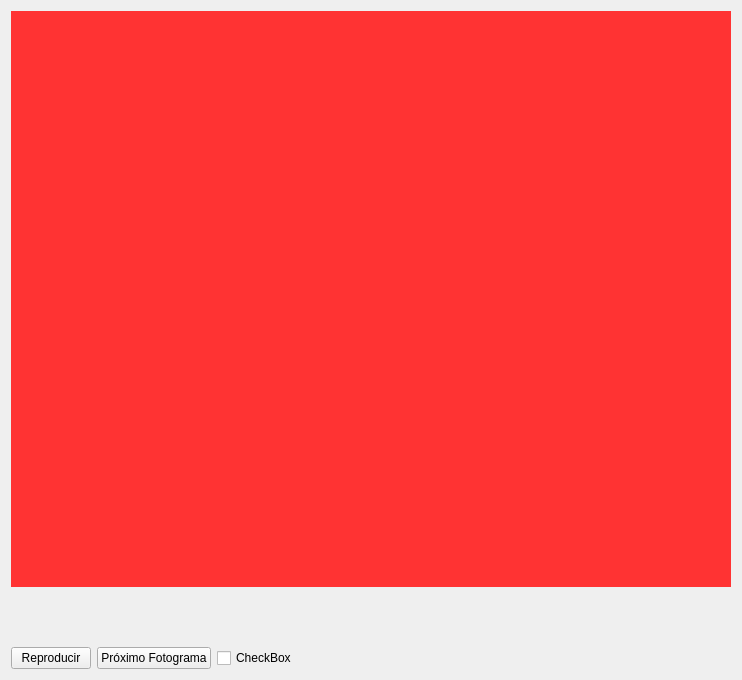
<?xml version="1.0" encoding="UTF-8"?>
<ui version="4.0">
 <class>FormProcesadorDeVideo</class>
 <widget class="QWidget" name="FormProcesadorDeVideo">
  <property name="geometry">
   <rect>
    <x>0</x>
    <y>0</y>
    <width>738</width>
    <height>680</height>
   </rect>
  </property>
  <property name="windowTitle">
   <string>Form</string>
  </property>
  <layout class="QVBoxLayout" name="verticalLayout">
   <item>
    <widget class="QWidget" name="widgetPantalla" native="true">
     <property name="minimumSize">
      <size>
       <width>720</width>
       <height>576</height>
      </size>
     </property>
     <property name="maximumSize">
      <size>
       <width>720</width>
       <height>576</height>
      </size>
     </property>
     <property name="styleSheet">
      <string notr="true">#widgetPantalla{
background-color:#ff3333;
}</string>
     </property>
    </widget>
   </item>
   <item>
    <spacer name="verticalSpacer">
     <property name="orientation">
      <enum>Qt::Vertical</enum>
     </property>
     <property name="sizeHint" stdset="0">
      <size>
       <width>20</width>
       <height>40</height>
      </size>
     </property>
    </spacer>
   </item>
   <item>
    <layout class="QHBoxLayout" name="horizontalLayout">
     <item>
      <widget class="QPushButton" name="pushButtonReproducir">
       <property name="text">
        <string>Reproducir</string>
       </property>
      </widget>
     </item>
     <item>
      <widget class="QPushButton" name="pushButtonNextFrame">
       <property name="text">
        <string>Próximo Fotograma</string>
       </property>
      </widget>
     </item>
     <item>
      <widget class="QCheckBox" name="checkBoxInteruptor">
       <property name="text">
        <string>CheckBox</string>
       </property>
      </widget>
     </item>
     <item>
      <spacer name="horizontalSpacer">
       <property name="orientation">
        <enum>Qt::Horizontal</enum>
       </property>
       <property name="sizeHint" stdset="0">
        <size>
         <width>40</width>
         <height>20</height>
        </size>
       </property>
      </spacer>
     </item>
    </layout>
   </item>
  </layout>
 </widget>
 <resources/>
 <connections/>
</ui>
